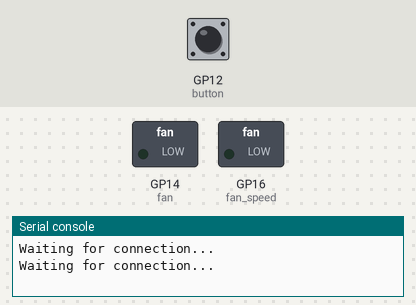
Recording of a program running on a simulated Raspberry Pi Pico running MicroPython. On the bench: switched loads named in the program (green lamp = pin HIGH), the last lines printed to the serial console. The inputs (shaded band) are chosen by the test bench; at power-on: GP12 (button) LOW. WiFi joins after 1.5 s; threads take turns every 2 ms.

Above: at 1.2 s.
1.3 s: GP12 (button) pulled HIGH for 0.15 s
At 1.8 s:
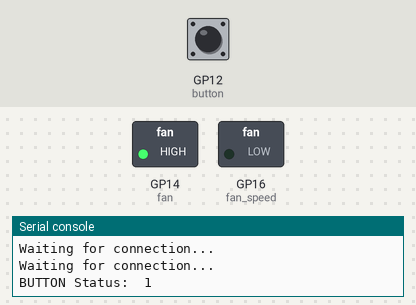
4.4 s: GP12 (button) pulled HIGH for 1 s
At 5.3 s:
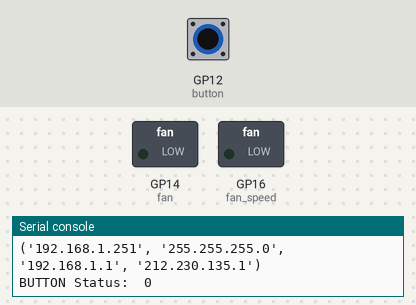
6.9 s: GP12 (button) pulled HIGH for 3.2 s
At 7.2 s:
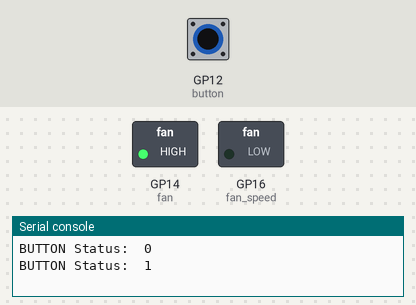
Timing chart, 0 to 9.9 s (numbered marks = the images above; inputs shaded):
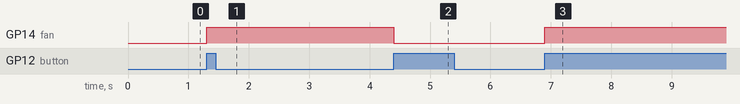

The program:

main.py
```python
import network
import socket
from time import sleep
from machine import Pin, PWM
import machine
import _thread
from wlan import SSID, PASSWORD


# Initialize the fan control (Pin 14) and set it to OFF
fan = Pin(14, Pin.OUT)
fan.off()

# Initialize PWM for controlling fan speed (Pin 16)
fan_speed = PWM(Pin(16))
fan_speed.freq(60) # Set PWM frequency to 50Hz

# Thread synchronization lock
spLock = _thread.allocate_lock()


def connect():
    """
    Connect the device to a WLAN using the provided SSID and password.

    Returns:
        str: The IP address assigned to the device.
    """
    # Create WLAN object in station mode
    wlan = network.WLAN(network.STA_IF)
    wlan.active(True)
    # Static IP configuration
    # The first IP that appears will be the one set for microcontroller in the WLAN
    wlan.ifconfig(('192.168.1.251', '255.255.255.0', '192.168.1.1', '212.230.135.1'))
    # Connect to the WLAN using credentials from 'wlan.py'
    wlan.connect(SSID, PASSWORD)

    # Wait until connected
    while wlan.isconnected() == False:
        print('Waiting for connection...')
        sleep(1)
    print(wlan.ifconfig())
    ip = wlan.ifconfig()[0] # Get the assigned IP address

    return ip


def open_socket(ip):
    """
    Open a socket for communication.

    Args:
        ip (str): The IP address of the device.

    Returns:
        socket: The opened socket for communication.
    """
    address = (ip, 80) # IP address and port for the socket
    connection = socket.socket() # Create a new socket
    connection.bind(address) # Bind the socket to the address
    connection.listen(1) # Listen for incoming connections

    return connection


def status_code_set(status_code):
    """
    Generate HTTP status response based on the given status code.

    Args:
        status_code (int): The HTTP status code (200, 400, 405, 500).

    Returns:
        str: The corresponding HTTP status response.
    """
    if status_code == 200:
        status_send = "HTTP/1.0 200 OK\r\nContent-type: text/html\r\nAccess-Control-Allow-Origin: *\r\n\r\n"
    elif status_code == 400:
        status_send = "HTTP/1.0 400 Bad Request\r\nContent-type: text/html\r\nAccess-Control-Allow-Origin: *\r\n\r\n"
    elif status_code == 405:
        status_send = "HTTP/1.0 405 Method Not Allowed\r\nContent-type: text/html\r\nAccess-Control-Allow-Origin: *\r\n\r\n"
    elif status_code == 500:
        status_send = "HTTP/1.0 500 Internal Server Error\r\nContent-type: text/html\r\nAccess-Control-Allow-Origin: *\r\n\r\n"

    return status_send


def request_data_extractor(request):
    """
    Extract the HTTP method, endpoint, and parameters from the request.

    Args:
        request (str): The raw HTTP request string.

    Returns:
        tuple: (method, endpoint, parameters) extracted from the request.
    """
    request = request.split()
    method = request[0][2:] # Extract the HTTP method (e.g., GET, POST)
    request = request[1].split("/")
    request = request[1].split("?")
    endpoint = request[0] # Extract the endpoint

    # Extract parameters (if any)
    if len(request) == 1:
        parameters = None
    else:
        parameters = request[1]

    return method, endpoint, parameters


def change_status_fan(method, parameters):
    """
    Change the status of the fan (on/off) based on the request.

    Args:
        method (str): The HTTP method used (should be 'POST').
        parameters (str): The parameters provided in the request.

    Returns:
        int: The corresponding HTTP status code.
    """
    if method == 'POST':
        try:
            parameters = parameters.split("&") # Split parameters by "&"
            found = False
            for parameter in parameters:
                key, value = parameter.split("=")
                if key == "status":
                    status = value # Extract the status (on/off)
                    found = True
            if found == False:
                status = None
                status_code = 400 # Bad request if status not found
            if status == 'on':
                fan.on() # Turn the fan ON
                status_code = 200 # OK status
            elif status == 'off':
                fan.off() # Turn the fan OFF
                status_code = 200 # OK status
            else:
                status_code = 400 # Bad request for invalid status
        except:
            status_code = 400 # Bad request if an error occurs
    else:
        status_code = 405 # Method not allowed (only POST allowed)

    return status_code


def toggle_fan(method):
    """
    Toggle the fan status (on/off) when requested.

    Args:
        method (str): The HTTP method used (should be 'POST').

    Returns:
        int: The corresponding HTTP status code.
    """
    if method == 'POST':
        fan.toggle() # Toggle fan status
        status_code = 200 # OK status
    else:
        status_code = 405 # Method not allowed (only POST allowed)

    return status_code


def check_status_fan(method):
    """
    Check the current status of the fan and return it.

    Args:
        method (str): The HTTP method used (should be 'GET').

    Returns:
        tuple: (status_code, data_send, data) where status_code is HTTP status,
               data_send is a flag if data should be sent, and data is the fan status.
    """
    if method == 'GET':
        status = fan.value() # Get fan status (on/off)
        data_send = True
        data = str(status) # Convert fan status to string
        status_code = 200 # OK status
    else:
        status_code = 405 # Method not allowed (only GET allowed)
        data_send = False
        data = None

    return status_code, data_send, data


def serve(connection):
    """
    Start a web server to handle client requests for controlling the fan.

    Args:
        connection (socket): The socket connection to handle.
    """
    data_send = False
    while True:
        client = connection.accept()[0] # Accept a client connection
        request = client.recv(1024) # Receive the request
        request = str(request)
        print(request)
        try:
            method, endpoint, parameters = request_data_extractor(request) # Extract request details
        except:
            endpoint = None

        spLock.acquire() # Lock to avoid race conditions

        # Route the request to the appropriate handler based on the endpoint
        if endpoint == 'change_status_fan':
            status_code = change_status_fan(method, parameters)

        elif endpoint == 'toggle_fan':
            status_code = toggle_fan(method)

        elif endpoint == 'check_status_fan':
            status_code, data_send, data = check_status_fan(method)

        else:
            status_code = 400 # Bad request for invalid endpoints

        spLock.release() # Release the lock

        # Send HTTP response status
        client.send(status_code_set(status_code))

        # Send data if needed
        if data_send == True:
            client.send(data)
            data_send = False

        client.close() # Close the client connection


def button_task():
    """
    Task to toggle fan status using a physical button press.
    """

    global fan
    old_value_button = 0
    button = Pin(12, Pin.IN) # Initialize push button on Pin 12 as input

    while True:
        new_value_button = button.value() # Read button state

        # Detect button press (from 0 to 1)
        if old_value_button == 0 and new_value_button == 1:
            spLock.acquire()
            fan.toggle() # Toggle fan status
            spLock.release()
            print("BUTTON Status: ", fan.value())

        old_value_button = new_value_button


# Main code execution
try:
    _thread.start_new_thread(button_task, ()) # Start button task in a new thread
    ip = connect() # Connect to the WLAN and get IP address
    connection = open_socket(ip) # Open socket for communication
    serve(connection) # Start serving requests
except KeyboardInterrupt:
    machine.reset() # Reset the device if interrupted
```

wlan.py
```python
# Data to connect to the WLAN
# File to be placed in the root of the Pi Pico W

SSID = "CHANGE_TO_SSID"
PASSWORD = "CHANGE_TO_PASSWORD"
```

Measured:
- after the input at 1.3 s, GP14 (fan): LOW → HIGH at once
- after the input at 4.4 s, GP14 (fan): HIGH → LOW at once
- after the input at 6.9 s, GP14 (fan): LOW → HIGH at once
